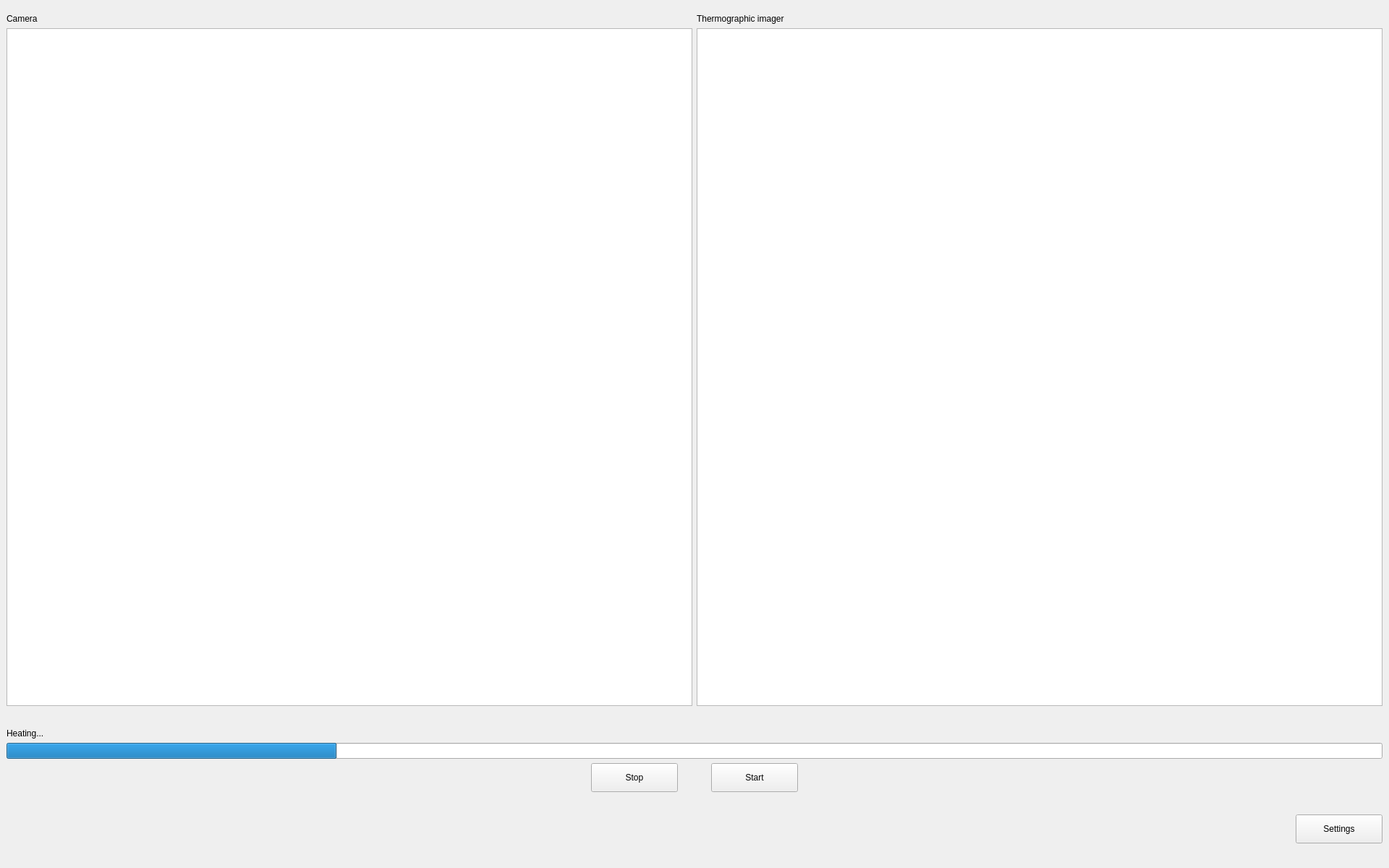
<?xml version="1.0" encoding="UTF-8"?>
<ui version="4.0">
 <class>MainWindow</class>
 <widget class="QMainWindow" name="MainWindow">
  <property name="geometry">
   <rect>
    <x>0</x>
    <y>0</y>
    <width>1920</width>
    <height>1200</height>
   </rect>
  </property>
  <property name="minimumSize">
   <size>
    <width>0</width>
    <height>0</height>
   </size>
  </property>
  <property name="baseSize">
   <size>
    <width>0</width>
    <height>0</height>
   </size>
  </property>
  <property name="windowTitle">
   <string>Portable Thermal Control</string>
  </property>
  <property name="styleSheet">
   <string notr="true"/>
  </property>
  <widget class="QWidget" name="CentralWidget">
   <layout class="QVBoxLayout" name="verticalLayout_5">
    <item>
     <spacer name="verticalSpacer_2">
      <property name="orientation">
       <enum>Qt::Vertical</enum>
      </property>
      <property name="sizeType">
       <enum>QSizePolicy::Minimum</enum>
      </property>
      <property name="sizeHint" stdset="0">
       <size>
        <width>20</width>
        <height>10</height>
       </size>
      </property>
     </spacer>
    </item>
    <item>
     <layout class="QHBoxLayout" name="horizontalLayout_2">
      <item>
       <layout class="QVBoxLayout" name="verticalLayout">
        <item>
         <widget class="QLabel" name="MainCameraTitle">
          <property name="styleSheet">
           <string notr="true"/>
          </property>
          <property name="text">
           <string>Camera</string>
          </property>
         </widget>
        </item>
        <item>
         <widget class="QGraphicsView" name="MainCameraView">
          <property name="sizePolicy">
           <sizepolicy hsizetype="Expanding" vsizetype="Expanding">
            <horstretch>0</horstretch>
            <verstretch>0</verstretch>
           </sizepolicy>
          </property>
          <property name="minimumSize">
           <size>
            <width>400</width>
            <height>200</height>
           </size>
          </property>
          <property name="styleSheet">
           <string notr="true"/>
          </property>
         </widget>
        </item>
       </layout>
      </item>
      <item>
       <layout class="QVBoxLayout" name="verticalLayout_2">
        <item>
         <widget class="QLabel" name="MainTCameraTitle">
          <property name="styleSheet">
           <string notr="true"/>
          </property>
          <property name="text">
           <string>Thermographic imager</string>
          </property>
         </widget>
        </item>
        <item>
         <widget class="QGraphicsView" name="MainTCameraView">
          <property name="sizePolicy">
           <sizepolicy hsizetype="Expanding" vsizetype="Expanding">
            <horstretch>0</horstretch>
            <verstretch>0</verstretch>
           </sizepolicy>
          </property>
          <property name="minimumSize">
           <size>
            <width>400</width>
            <height>200</height>
           </size>
          </property>
          <property name="styleSheet">
           <string notr="true"/>
          </property>
         </widget>
        </item>
       </layout>
      </item>
     </layout>
    </item>
    <item>
     <spacer name="verticalSpacer">
      <property name="orientation">
       <enum>Qt::Vertical</enum>
      </property>
      <property name="sizeType">
       <enum>QSizePolicy::Maximum</enum>
      </property>
      <property name="sizeHint" stdset="0">
       <size>
        <width>20</width>
        <height>25</height>
       </size>
      </property>
     </spacer>
    </item>
    <item>
     <widget class="QLabel" name="MainProcessLabel">
      <property name="styleSheet">
       <string notr="true"/>
      </property>
      <property name="text">
       <string>Heating...</string>
      </property>
      <property name="textInteractionFlags">
       <set>Qt::LinksAccessibleByMouse|Qt::TextSelectableByMouse</set>
      </property>
     </widget>
    </item>
    <item>
     <widget class="QProgressBar" name="MainProgressBar">
      <property name="styleSheet">
       <string notr="true"/>
      </property>
      <property name="value">
       <number>24</number>
      </property>
      <property name="textVisible">
       <bool>false</bool>
      </property>
      <property name="format">
       <string/>
      </property>
     </widget>
    </item>
    <item>
     <layout class="QHBoxLayout" name="horizontalLayout">
      <item>
       <spacer name="horizontalSpacer_3">
        <property name="orientation">
         <enum>Qt::Horizontal</enum>
        </property>
        <property name="sizeHint" stdset="0">
         <size>
          <width>40</width>
          <height>20</height>
         </size>
        </property>
       </spacer>
      </item>
      <item>
       <widget class="QPushButton" name="MainStopButton">
        <property name="sizePolicy">
         <sizepolicy hsizetype="Fixed" vsizetype="Fixed">
          <horstretch>0</horstretch>
          <verstretch>0</verstretch>
         </sizepolicy>
        </property>
        <property name="minimumSize">
         <size>
          <width>120</width>
          <height>40</height>
         </size>
        </property>
        <property name="styleSheet">
         <string notr="true"/>
        </property>
        <property name="text">
         <string>Stop</string>
        </property>
        <property name="iconSize">
         <size>
          <width>16</width>
          <height>16</height>
         </size>
        </property>
       </widget>
      </item>
      <item>
       <spacer name="horizontalSpacer">
        <property name="orientation">
         <enum>Qt::Horizontal</enum>
        </property>
        <property name="sizeType">
         <enum>QSizePolicy::Fixed</enum>
        </property>
        <property name="sizeHint" stdset="0">
         <size>
          <width>40</width>
          <height>20</height>
         </size>
        </property>
       </spacer>
      </item>
      <item>
       <widget class="QPushButton" name="MainPlayButton">
        <property name="sizePolicy">
         <sizepolicy hsizetype="Fixed" vsizetype="Fixed">
          <horstretch>0</horstretch>
          <verstretch>0</verstretch>
         </sizepolicy>
        </property>
        <property name="minimumSize">
         <size>
          <width>120</width>
          <height>40</height>
         </size>
        </property>
        <property name="styleSheet">
         <string notr="true"/>
        </property>
        <property name="text">
         <string>Start</string>
        </property>
        <property name="iconSize">
         <size>
          <width>16</width>
          <height>16</height>
         </size>
        </property>
       </widget>
      </item>
      <item>
       <spacer name="horizontalSpacer_4">
        <property name="orientation">
         <enum>Qt::Horizontal</enum>
        </property>
        <property name="sizeHint" stdset="0">
         <size>
          <width>40</width>
          <height>20</height>
         </size>
        </property>
       </spacer>
      </item>
     </layout>
    </item>
    <item>
     <spacer name="verticalSpacer_3">
      <property name="orientation">
       <enum>Qt::Vertical</enum>
      </property>
      <property name="sizeType">
       <enum>QSizePolicy::Preferred</enum>
      </property>
      <property name="sizeHint" stdset="0">
       <size>
        <width>20</width>
        <height>25</height>
       </size>
      </property>
     </spacer>
    </item>
    <item>
     <layout class="QHBoxLayout" name="horizontalLayout_3">
      <item>
       <spacer name="horizontalSpacer_2">
        <property name="orientation">
         <enum>Qt::Horizontal</enum>
        </property>
        <property name="sizeType">
         <enum>QSizePolicy::Expanding</enum>
        </property>
        <property name="sizeHint" stdset="0">
         <size>
          <width>40</width>
          <height>40</height>
         </size>
        </property>
       </spacer>
      </item>
      <item>
       <widget class="QPushButton" name="MainSettingsButton">
        <property name="sizePolicy">
         <sizepolicy hsizetype="Fixed" vsizetype="Fixed">
          <horstretch>0</horstretch>
          <verstretch>0</verstretch>
         </sizepolicy>
        </property>
        <property name="minimumSize">
         <size>
          <width>120</width>
          <height>40</height>
         </size>
        </property>
        <property name="styleSheet">
         <string notr="true"/>
        </property>
        <property name="text">
         <string>Settings</string>
        </property>
        <property name="iconSize">
         <size>
          <width>30</width>
          <height>30</height>
         </size>
        </property>
       </widget>
      </item>
     </layout>
    </item>
    <item>
     <spacer name="verticalSpacer_4">
      <property name="orientation">
       <enum>Qt::Vertical</enum>
      </property>
      <property name="sizeType">
       <enum>QSizePolicy::Minimum</enum>
      </property>
      <property name="sizeHint" stdset="0">
       <size>
        <width>20</width>
        <height>25</height>
       </size>
      </property>
     </spacer>
    </item>
   </layout>
  </widget>
 </widget>
 <resources>
  <include location="res_rs.qrc"/>
 </resources>
 <connections/>
</ui>
